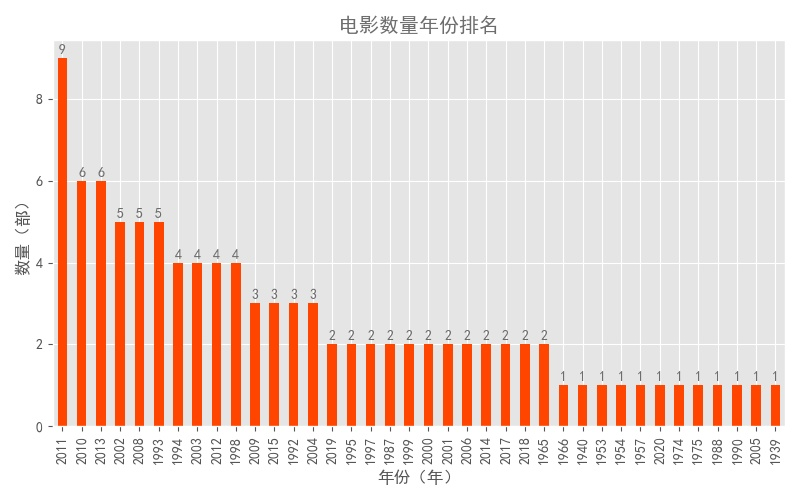

Generate this figure with Python:
# 数据处理
import pandas as pd
# pyplot和pylab都是绘制函数图的工具，但是pylab更为全面，包含了许多NumPy和pyplot中的函数，能够进行计算和绘图
import matplotlib.pyplot as plt
import pylab as pl


# 设置绘图风格，默认的不好看
plt.style.use('ggplot')
# 设置图片大小
fig = plt.figure(figsize=(8, 5))
# 定义图表title、text标注的颜色
color1 = '#6D6D6D'
# 设置pd读取csv文件时候给定的列标题，也就是表头
columns = ['index', 'thumb', 'name', 'star', 'area', 'time', 'score']
# header，原文件没有表头，设置header为None,并通过names手动指定表头
#index_col设置索引为Index，不设置，默认索引 为0 1 2 3 。。。
# 使用pd读取文件
df = pd.read_csv('maoyantop100.csv', encoding='utf-8',header=None, names=columns, index_col='index')
# 从文件的time一列中提取年份时间，保存至读取对象中
df['year'] = df['time'].map(lambda x: x.split('-')[0])

# 查看文件大致信息
# print(df.info())
# 按年进行聚合，然后计算同一年电影的总数，并排序
grouped_year = df.groupby('year')
grouped_year_amount = grouped_year.year.count()
top_year = grouped_year_amount.sort_values(ascending=False)


# 设置中文字体
plt.rcParams['font.sans-serif'] = ['SimHei']
plt.rcParams['axes.unicode_minus'] = False
# 上述步骤对数据进行处理，处理完成之后开始绘图
top_year.plot.bar(color='orangered')
for x, y in enumerate(list(top_year.values)):
    plt.text(x, y+0.1, '%s' % round(y, 1), ha='center', color=color1)
plt.title('电影数量年份排名', color=color1)
plt.xlabel('年份（年）')
plt.ylabel('数量（部）')
plt.tight_layout()

plt.savefig('film_year.jpg')